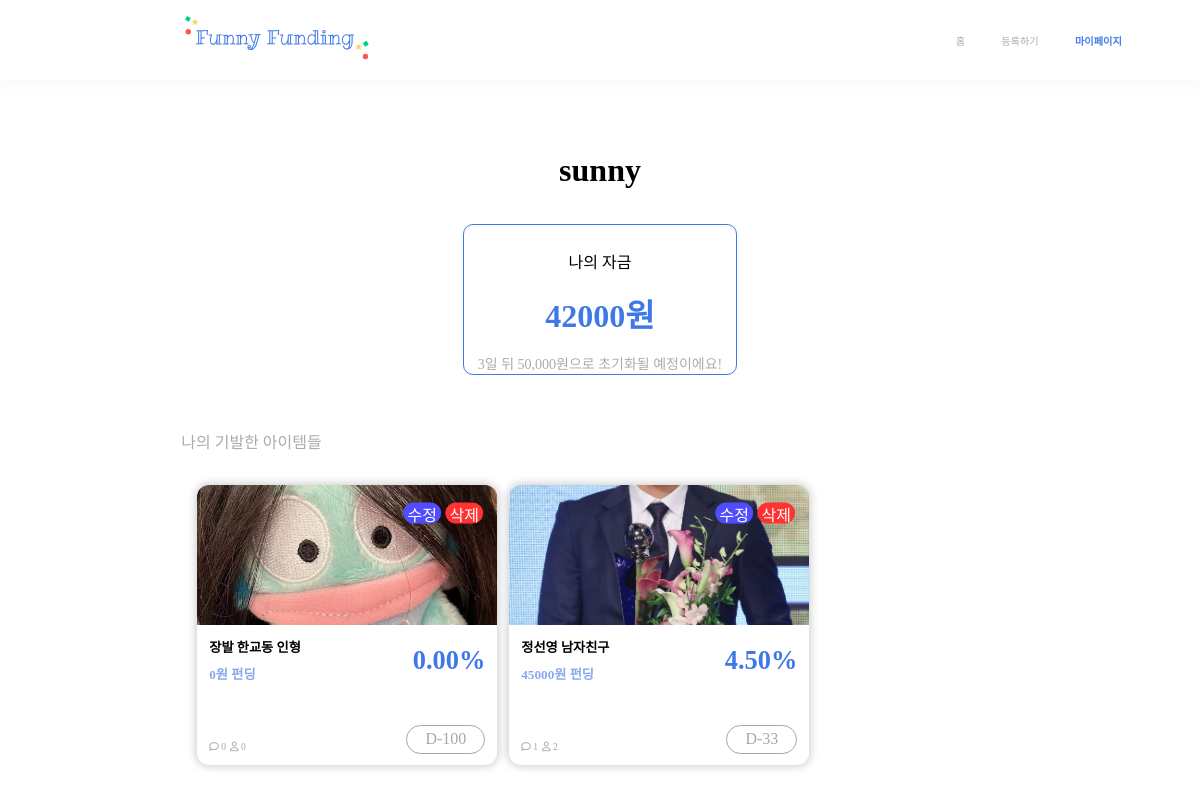
Screenshot of /funfun/mypage/ (signed in) with the database file from the repository.
### funfun/models.py (models this page shows, shortened)
class Item(models.Model):
    TYPE_CHOICES = [
        (0, 'IT'),
        (1, '건강'),
        (2, '음식'),
        (3, '엔터테인먼트'),
        (4, '사회'),
        (5, '디자인 및 패션'),
        (6, '농업'),
        (7, '기타'),
    ]
    user = models.ForeignKey(User, on_delete=models.CASCADE)
    name = models.CharField(max_length=20)
    type = models.PositiveSmallIntegerField(choices=TYPE_CHOICES, default=0)
    company = models.CharField(max_length=254, null=True, blank=True)
    description = models.TextField()
    price = models.IntegerField()
    current_price = models.IntegerField(default=0, blank=True)
    participant_num = models.IntegerField(default=0, blank=True)
    start_period = models.DateTimeField(auto_now_add=True)
    end_period = models.DateTimeField()
    created_at = models.DateTimeField(auto_now_add=True)
    updated_at = models.DateTimeField(auto_now=True)
    image = models.ImageField(upload_to='images/', default='')

### funfun/views.py (the view)
# urls.py: path('mypage/', views.MypageView.as_view(), name='mypage'),
@method_decorator(login_required, name='dispatch')  # 사용자 인증이 안 되어 있다면 로그인 페이지로 redirect 되는 데코레이터
class MypageView(View):
    template_name = 'funfun/mypage.html'
    def get(self, request):
        user_items = Item.objects.filter(user=request.user).order_by('-end_period', '-created_at')
        profile = get_object_or_404(Profile, user=request.user)
        for item in user_items:
            item.comment_count = Comment.objects.filter(item=item).count()
        context = {
            'username': request.user.username,
            'user_items': user_items,
            'balance': profile.balance,
        }
        return render(request, self.template_name, context)

### funfun/templates/funfun/mypage.html (shortened to what this page needs)
{% extends 'base.html' %}
{% load static %}
{% block css %}
    <link rel="stylesheet" href="{% static 'funfun/css/mypage.css' %}">
{% endblock %}
{% block content %}
    <div class="mypage-container">
        <div class="mypage-profile">
            <h1 class="mypage-name">{{ username }}</h1>
            <div class="mypage-money">
                <p class="mypage-money-title">나의 자금</p>
                <h1 class="mypage-money-main">{{ balance }}원</h1>
                <p class="mypage-money-bottom">3일 뒤 50,000원으로 초기화될 예정이에요!</p>
            </div>
        </div>
        <div class="mypage-product">
            <p class="mypage-product-title">나의 기발한 아이템들</p>
            <div class="mypage-product-content">
                {% for item in user_items %}
                    <div class="item" onclick="location.href='{% url 'funfun:item_detail' item.pk %}'"
                         data-end-period="{{ item.end_period|date:'Y-m-dTH:i:s' }}" data-goal-money="{{ item.price }}"
                         data-success-money="{{ item.current_price }}">
                        <div class="img-box">
                            <img src="{{ item.image.url }}" alt="{{ item.name }}">
                        </div>
                        <div class="text-box">
                            <div class="left-box">
                                <span class="title">{{ item.name }}</span> <br>
                                <span class="money funding-money">{{ item.current_price }}</span><span
                                    class="funding-money">원 펀딩</span>
                                <div class="using-box">
                                    <span><i class="fa-regular fa-comment"></i> {{ item.comment_count }}</span> <span><i
                                        class="fa-regular fa-user"></i> {{ item.participant_num }}</span>
                                </div>
                            </div>
                            <div class="right-box">
                                <span class="percent">{{ item.funding_percent|floatformat:2 }}</span><span
                                    class="percent-text">%</span>
                                <div class="d-day-box">
                                    <span class="d-text">D-</span><span class="d-day"></span>
                                </div>
                            </div>
                        </div>
                        <a href="{% url 'funfun:item_update' item.pk %}">
                            <div class="mypage-update">
                                수정
                            </div>
                        </a>
                         <form id="delete-form-{{ item.pk }}" method="POST" action="{% url 'funfun:item_delete' item.pk %}">
                            <button type="submit" class="mypage-delete" onclick="confirmDelete({{ item.pk }})"> 삭제 </button>
                        </form>
                    </div>
                {% endfor %}
            </div>
        </div>
    </div>
{% endblock %}

### funfun/static/funfun/css/all.css (style rules this page uses)
* { margin: 0; padding: 0; text-decoration: none; list-style: none; font-family: 'Pretendard-Regular', serif; color: #000; }
:root { --main-color: #3F78E7; --main-light-color: #85A8ED; --input-gray: #D2D2D2; --text-gray: #A7A7A7; --light-gray: #F5F5F5; }
body { margin: 0; padding: 0; user-select: none; }

### funfun/static/funfun/css/item_list.css (style rules this page uses)
body { margin: 0; padding: 0; }
.title, .funding-money { font-size: 1.1vw; }
.funding-money { position: relative; top: 1vh; color: var(--main-light-color); }
.using-box { position: absolute; bottom: 4%; }
.using-box > span { font-size: 0.8vw; color: var(--text-gray); font-weight: 400; }
.using-box > span > i { color: var(--text-gray); }

### funfun/static/funfun/css/item_detail.css (style rules this page uses)
body { margin: 0; padding: 0; }
button { cursor: pointer; }

### funfun/static/funfun/css/mypage.css (style rules this page uses)
.mypage-container { margin-top: 19vh; display: flex; flex-direction: column; justify-content: center; align-items: center; width: 100%; }
.mypage-profile { display: flex; flex-direction: column; justify-content: center; align-items: center; }
.mypage-name { font-size: 32px; font-weight: bold; color: #000; text-align: center; }
.mypage-money { width: 22.6vw; height: 18.71vh; border: 1px solid #3F78E7; border-radius: 10px; margin-top: 4.33vh; text-align: center; }
.mypage-money-title { font-size: 16px; margin-top: 3vh; }
.mypage-money-main { color: #3F78E7; font-size: 32px; font-weight: 600; margin-top: 2.15vh; }
.mypage-money-bottom { color: #ABABAB; font-size: 14px; margin-top: 2.15vh; }
.mypage-product { width: calc(100vw - 30.21vw); margin-top: 6.74vh; }
.mypage-product-title { color: #ABABAB; font-size: 16px; }
.mypage-product-content { display: flex; margin-top: 2.78vh; width: 100%; overflow-x: auto; white-space: nowrap; scrollbar-width: none; overflow-y: scroll; padding: 10px; }
.item { position: relative; background-color: white; width: 25vw; height: 35vh; border-radius: 1vw; display: inline-block; margin: 0 0.5vw; box-shadow: 0px 0px 10px 1px rgb(200, 200, 200); cursor: pointer; flex-shrink: 0; }
.item > .img-box { height: 50%; width: 100%; display: flex; align-items: center; justify-content: center; }
.item > .img-box > img { width: 100%; height: 100%; object-fit: cover; border-radius: 1vw 1vw 0 0; }
.item > .text-box { height: 41%; padding: 4%; }
.item > .text-box > .left-box { width: 50%; height: 100%; float: left; box-sizing: border-box; text-align: left; font-weight: 600; }
.item > .text-box > .right-box { width: 50%; height: 100%; float: right; box-sizing: border-box; text-align: right; }
.title, .funding-money { font-size: 1.1vw; }
.funding-money { position: relative; top: 1vh; color: var(--main-light-color); }
.using-box { position: absolute; bottom: 4%; }
.using-box > span { font-size: 0.8vw; color: var(--text-gray); font-weight: 400; }
.using-box > span > i { color: var(--text-gray); }
.item > .text-box > .right-box > .percent, .item > .text-box > .right-box > .percent-text { position: relative; top: 1vh; color: var(--main-color); font-size: 2.2vw; font-weight: 700; }
.item > .text-box > .right-box > .d-day-box { position: absolute; bottom: 4%; right: 4%; background-color: white; border: 1px solid var(--text-gray); border-radius: 1.5vw; padding: 0.4vw 1.5vw; }
.item > .text-box > .right-box > .d-day-box > span { color: var(--text-gray); }
.mypage-update { position: absolute; top: 10%; left: 75%; width: 3.13vw; height: 2.61vh; transform: translate(-50%, -50%); background-color: #504DFF; color: white; border-radius: 15px; cursor: pointer; display: flex; justify-content: center; align-items: center; font-size: 16px; }
.mypage-delete { position: absolute; top: 10%; left: 89%; width: 3.13vw; height: 2.61vh; transform: translate(-50%, -50%); background-color: #FF3232; color: white; border-radius: 15px; cursor: pointer; display: flex; justify-content: center; align-items: center; border: none; font-size: 16px; }

### rows the page displays
Item: image (picture), name "장발 한교동 인형", current_price "0", comment_count "0", participant_num "0"
Item: image (picture), name "정선영 남자친구", current_price "45000", comment_count "1", participant_num "2"

### other values shown
{{ username }} "sunny"
{{ balance }} "42000"
